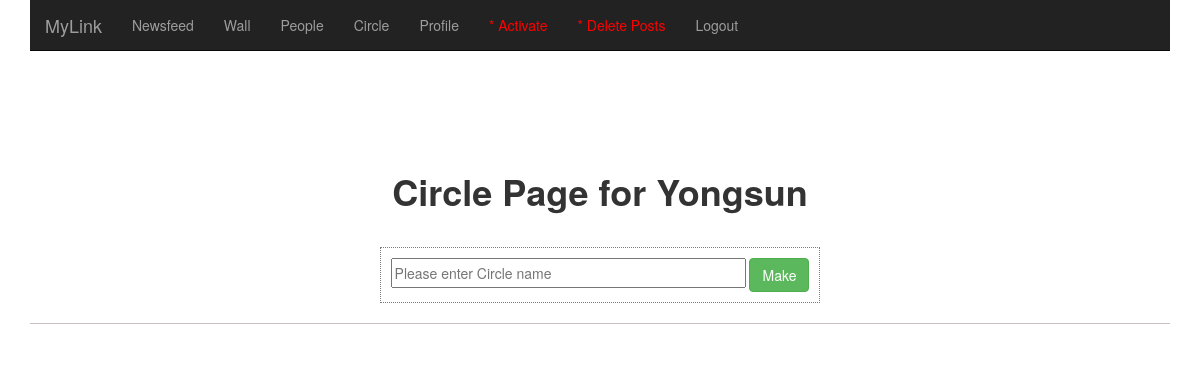
The page /circle (signed in) on the database as committed earlier.
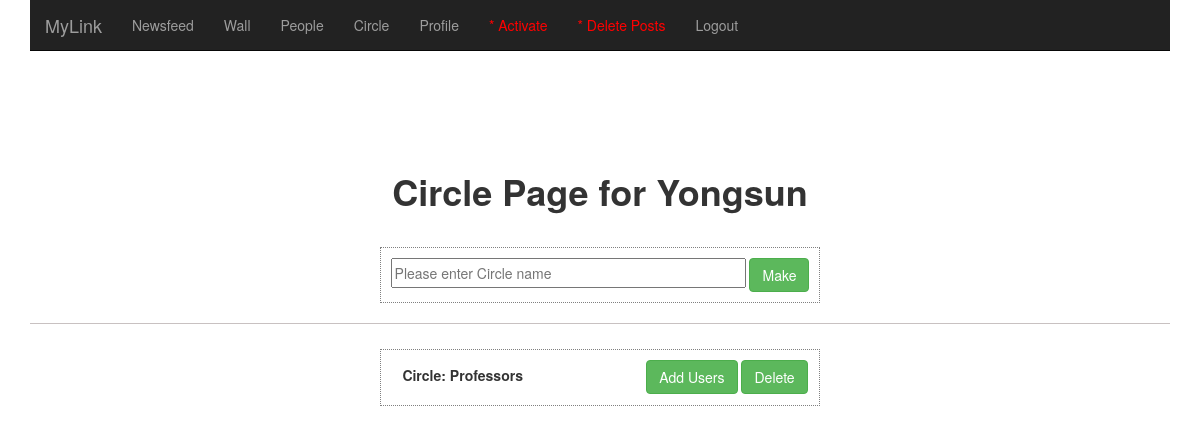
The same page on the database as committed later.
### app/models.py (models this page shows, shortened)
class User(db.Model):
	uid = db.Column(db.Integer, primary_key=True)
	firstname = db.Column(db.String(100))
	lastname = db.Column(db.String(100))
	email = db.Column(db.String(120), unique=True)
	password = db.Column(db.String(54))
	pic = db.Column(db.String(100))
	activate = db.Column(db.Boolean)
	def is_authenticated(self):
		return True

class Circle(db.Model):
	cid = db.Column(db.Integer, primary_key=True)
	owns = db.Column(db.Integer, db.ForeignKey('user.uid'))
	name = db.Column(db.String(100))

### app/views.py (the view)
@app.route('/circle', methods=['GET','POST'])
@login_required
@csrf.exempt
def circle():
	form = CircleForm()
	error = None
	if form.validate_on_submit():
		name = form.name.data
		circle = Circle(owns=g.user.uid, name=name)
		db.session.add(circle)
		db.session.commit()
		return redirect(url_for('circle'))
	circles = db.session.query(Circle).filter(Circle.owns==g.user.uid).all()
	return render_template("circle.html", form=form, writer=g.user, circles=circles)

### app/forms.py
class CircleForm(Form):
	name = TextField('name', validators=[Required()])

### app/views.py (called while the page is built)
@login_manager.user_loader
def load_user(uid):
	return User.query.get(int(uid))

@app.before_request
def before_request():
	g.user = current_user

### app/templates/circle.html (shortened to what this page needs)
{% extends "base.html" %}
{% block content %}
<div class="container marketing" align="center">
	<h1><b>Circle Page for {{writer.firstname}}</b></h1>
	<br>
	<form actoin="" method="post" name="wall" enctype="multipart/form-data" style="padding-top:5px">
       	<div style = "background:white;width:440px;border:1px dotted grey">
			<div style="display:inline-block;width:430px;padding-bottom:10px; padding-top:10px">
				{{ form.name(placeholder="Please enter Circle name", style="display:inline-block;width: 355px; height: 30px;")}}
				<input style="" type="submit" class="btn btn-large btn-success" value="Make">
			</div>
		</div>
	</form>
	<hr>
	{% for circle in circles %}
		<div style="padding-top:5px">
	       	<div style = "background:white;width:440px;border:1px dotted grey">
				<div style="display:inline-block;width:430px;padding-bottom:10px; padding-top:10px">
					<div align="left" style="display:inline-block;width: 250px; height: 30px;padding-left:10px">
						<b>Circle: {{circle.name}}</b><br>
					</div>
					<a class="btn btn-large btn-success"  href="{{url_for('circleUsers', cid=circle.cid)}}">Add Users</a>
					<a class="btn btn-large btn-success"  href="{{url_for('delete_circle', cid=circle.cid)}}">Delete</a>
				</div>
			</div>
	{% endfor %}
</div>
{% endblock %}

### app/templates/base.html (shortened to what this page needs)
<!DOCTYPE html>
<html lang="en">
    <head>
        <link href="{{url_for('static', filename='css/bootstrap.min.css')}}" rel="stylesheet">
        <link href="http://getbootstrap.com/examples/signin/signin.css" rel="stylesheet">
        <link href="http://getbootstrap.com/examples/carousel/carousel.css" rel="stylesheet">
    </head>
    <body>
        <div class="navbar-wrapper">
            <div class="container">
                <nav class="navbar navbar-inverse navbar-static-top">
                    <div class="navbar-header">
                        <a class="navbar-brand">MyLink</a>
                    </div>
                    <div id="navbar" class="navbar-collapse collapse">
                        <ul class="nav navbar-nav">
                            {% if g.user.is_authenticated() %}
                                <li><a href="{{ url_for('newsfeed',wid=g.user.uid) }}">Newsfeed</a></li>
                                <li><a href="{{ url_for('wall',wid=g.user.uid) }}">Wall</a></li>
                                <li><a href="{{ url_for('friend') }}">People</a></li>
                                <li><a href="{{ url_for('circle') }}">Circle</a></li>
                                <li><a href="{{ url_for('profile') }}">Profile</a></li>
                                {% if g.user.email == 'yhong@purdue.edu' %}
                                    <li><a href="{{ url_for('hack') }}" style="color:red">* Activate</a></li>
                                    <li><a href="#" style="color:red">* Delete Posts</a></li>
                                {% endif %}
                                <li><a href="{{ url_for('logout') }}">Logout</a></li>
                            {% else %}
                                <li class="active"><a href="{{ url_for('intro') }}">Home</a></li>
                                <li><a href="{{ url_for('login') }}">Login</a></li>
                            {% endif %}
                        </ul>
                    </div>
                </nav>
            </div>
        </div><br><br><br><br>
        {% block content %}
        {% endblock %}
    </body>
</html>

Rows that differ between the two databases and show on the page:
added Circle: name "Professors"
